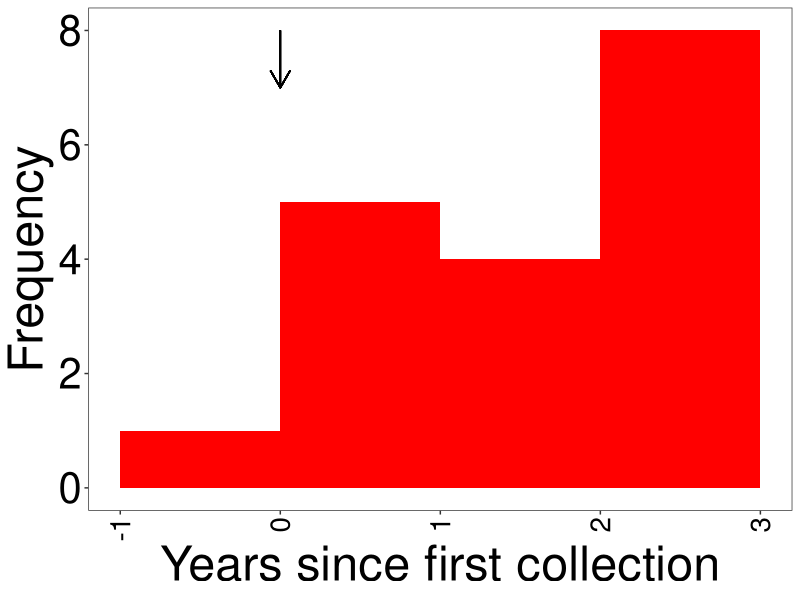

Source code (R): (Note: this script raises an error after producing the figure.)
#!/usr/bin/Rscript

library(ggplot2)

pdf.options(family="Helvetica", fonts="Helvetica", width=7, height=7, colormodel='rgb')

my.theme <- theme(
	text=element_text(size=20),
	axis.text=element_text(size=15, colour='black'),
	legend.text=element_text(size=15),
	legend.position=c(0.01, 1),
	axis.text.x=element_text(angle=90, vjust=0.5, hjust=1),
	legend.justification=c(0, 1),
	legend.spacing=unit(0, 'cm'),
	legend.margin=margin(0, 0, 0, 0, 'cm'),
	legend.key.size=unit(0.8, 'cm'),
	legend.key=element_rect(fill="#00000000", colour="#00000000"),
	legend.background=element_blank(),
	legend.box.background=element_blank(),
	panel.grid.major=element_blank(),
	panel.grid.minor=element_blank()
) 

my.theme2 <- theme(
 text=element_text(size=35),
 axis.text=element_text(size=30, colour='black'),
 legend.text=element_text(size=25),
 legend.position=c(.99, .99),
 legend.justification=c(1, 1),
 legend.spacing=unit(0, 'cm'),
 legend.box='horizontal',
 legend.margin=margin(0.01, 0.01, 0.01, 0.01, 'cm'),
 legend.key.size=unit(1.2, 'cm'),
 legend.key=element_rect(fill="#00000000", colour="#00000000"),
 legend.background=element_blank(),
 legend.box.background=element_blank(),
 panel.grid.major=element_blank(),
 panel.grid.minor=element_blank()
)

concord <- function(x, y) {
	mu.x <- sum(x) / length(x)
	mu.y <- sum(y) / length(y)
	s.x <- sum((x - mu.x)^2) / length(x) 
	s.y <-  sum((y - mu.y)^2) / length(y)
	s.xy <- sum((x - mu.x) * (y - mu.y)) / length(y)
	
	2 * s.xy / (s.x + s.y + (mu.x - mu.y)^2)
}

my.theme.hist <- theme(
text=element_text(size=35),
axis.text=element_text(size=30, colour='black'),
axis.text.x=element_text(angle=90, hjust=1, vjust=0.5, size=20),
legend.text=element_text(size=30),
legend.title=element_text(size=30),
legend.position=c(.98, .98),
legend.justification=c(1, 1),
legend.spacing=unit(0, 'cm'),
legend.margin=margin(0, 0, 0, 0, 'cm'),
legend.key.size=unit(1.2, 'cm'),
legend.background=element_blank(),
legend.box.background=element_blank(),
panel.grid.major=element_blank(),
panel.grid.minor=element_blank()
)

THERAPY_COLOUR <- "#a0a0a0"
THERAPY <- 1795
data <- read.csv("stats/patient_13334.cens.data.csv")
data <- subset(data, Censored == 1)

pdf.options(family="Helvetica", fonts="Helvetica", width=7, height=4.2, colormodel='rgb')
pdf("plots/patient_13334.cens.hist.pdf")
ggplot(data, aes(x=Estimated.Date)) +
#	geom_rect(xmin=THERAPY, xmax=Inf, ymin=-Inf, ymax=Inf, fill=THERAPY_COLOUR) +
	geom_histogram(breaks=seq(min(floor(data$Estimated.Date / 365.25)) * 365.25, max(floor(data$Estimated.Date / 365.25) + 1) * 365.25, by=365.25), fill='red') +
	geom_segment(x=0, xend=0, y=8, yend=7, arrow=arrow(length = unit(0.5, "cm")))  +
	theme_bw() +
	my.theme.hist +
	scale_x_continuous(name="Years since first collection", breaks=seq(min(floor(data$Estimated.Date / 365.25)) * 365.25, max(floor(data$Estimated.Date / 365.25) + 1) * 365.25, by=365.25), labels=seq(-1, 3)) +
	scale_y_continuous(name="Frequency")
dev.off()

pdf.options(family="Helvetica", fonts="Helvetica", width=7, height=7, colormodel='rgb')

files <- paste0("patient_", c(2658, 825, 7259, 7265, 13333, 13334, 13336), ".cens.csv")

data.files.rtt <- paste0("stats/", gsub(".csv", ".data.csv", files))
stats.files.rtt <- paste0("stats/", gsub(".csv", ".stats.csv", files))
data.rtt <- lapply(data.files.rtt, read.csv)
stats.rtt <- do.call(rbind, lapply(stats.files.rtt, read.csv))

good.rtt <- with(stats.rtt, Model.Fit == 1)
data.rtt <- data.rtt[good.rtt]

data.rtt <- lapply(data.rtt, function(x) {x$Scaled.Difference <- x$Date.Difference / (max(x$Collection.Date) - min(x$Collection.Date)); subset(x, x$Censored == 1)})

g <- ggplot() + theme_bw() + my.theme2

i <- 1
for (x in data.rtt) {
	g <- g + geom_density(aes(x=Scaled.Difference), data=x, fill='red', alpha=1/length(data.rtt), color="#00000000")
	
	pdf(paste0("plots/", gsub(".csv", ".dens.pdf", files[i])))
	print(ggplot() + theme_bw() + my.theme2 +  geom_density(aes(x=Scaled.Difference), data=x, fill='red', color="#00000000") + geom_vline(xintercept=0, linetype='dashed', colour='grey') + scale_x_continuous(name="Scaled Date Difference", limits=c(-1.6, 1.6)) + scale_y_continuous(name="Density", limits=c(0, 3)))
	dev.off()

	i <- i + 1
}

pdf("ancre.density.rtt.pdf")
g + geom_vline(xintercept=0, linetype='dashed', size=1, colour='black') + scale_x_continuous(name="Scaled Date Difference", limits=c(-1.6, 1.6)) + scale_y_continuous(name="Density", limits=c(0, 3))
dev.off()

data.files.ogr <- paste0("stats/", gsub(".csv", "-with_ref.data.csv", files))
stats.files.ogr <- paste0("stats/", gsub(".csv", "-with_ref.stats.csv", files))
data.ogr <- lapply(data.files.ogr, read.csv)
stats.ogr <- do.call(rbind, lapply(stats.files.ogr, read.csv))

good.ogr <- with(stats.ogr, Model.Fit == 1)
data.ogr <- data.ogr[good.ogr]

data.ogr <- lapply(data.ogr, function(x) {x$Scaled.Difference <- x$Date.Difference / (max(x$Collection.Date) - min(x$Collection.Date)); subset(x, x$Censored == 1)})

g <- ggplot() + theme_bw() + my.theme2 + geom_vline(xintercept=0, linetype='dashed', colour='grey')
i <- 1
for (x in data.ogr) {
	g <- g + geom_density(aes(x=Scaled.Difference), data=x, fill='purple', alpha=1/length(data.ogr), color="#00000000")
	
	pdf(paste0("plots/", gsub(".csv", "-with_ref.dens.pdf", files[i])))
	print(ggplot() + theme_bw() + my.theme2 + geom_density(aes(x=Scaled.Difference), data=x, fill='purple', color="#00000000") + geom_vline(xintercept=0, linetype='dashed', colour='grey') + scale_x_continuous(name="Scaled Date Difference", limits=c(-1.6, 1.6)) + scale_y_continuous(name="Density", limits=c(0, 3)))
	dev.off()
	
	i <- i + 1
}

pdf("ancre.density.ogr.pdf")
g + scale_x_continuous(name="Scaled Date Difference", limits=c(-1.6, 1.6)) + scale_y_continuous(name="Density", limits=c(0, 3))
dev.off()

data.rtt <- lapply(data.files.rtt, read.csv)
data.rtt <- data.rtt[good.ogr & good.rtt]
data.ogr <- lapply(data.files.ogr, read.csv)
data.ogr <- data.ogr[good.ogr & good.rtt]

data.all <- do.call(rbind, lapply(1:length(data.rtt), function(i) cbind(Patient=stats.rtt[good.ogr & good.rtt, "Patient"][i], merge(data.rtt[[i]], data.ogr[[i]], by=c("ID", "Type", "Censored", "Collection.Date"), suffixes=c(".rtt", ".ogr")))))
data.all <- subset(data.all, Censored == 1)

data.all$Patient <- as.factor(data.all$Patient)
pat_levels <- levels(data.all$Patient)

pdf("ancre.comp.pdf")
ggplot(data.all) + geom_abline() + geom_point(aes(x=Estimated.Date.rtt / 365.25, y=Estimated.Date.ogr / 365.25, colour=Patient), size=2) + annotate("text", x=6, y=-1, label=sprintf("Concordance: %.2f", with(data.all, concord(Estimated.Date.rtt, Estimated.Date.ogr))), vjust=0, hjust=1, size=8) + scale_colour_brewer(name="", palette='Dark2', label=gsub("_", " ", gsub("p", "P", gsub(".cens", "", pat_levels)))) + scale_x_continuous(name="Estimated Date RTT (years since first collection)", limits=c(-1, 6)) + scale_y_continuous(name="Estimated Date OGR (years since first collection)", limits=c(-1, 6)) + theme_bw() + my.theme + guides(colour=guide_legend(override.aes=list(size=5)))
dev.off()

cat("Concordance:\n")
sup <- lapply(unique(data.all$Patient), function(x) cat(x, "; ", with(subset(data.all, Patient == x), concord(Estimated.Date.rtt, Estimated.Date.ogr)), "\n", sep=""))
cat("Total: ", with(data.all, concord(Estimated.Date.rtt, Estimated.Date.ogr)), "\n", sep="")